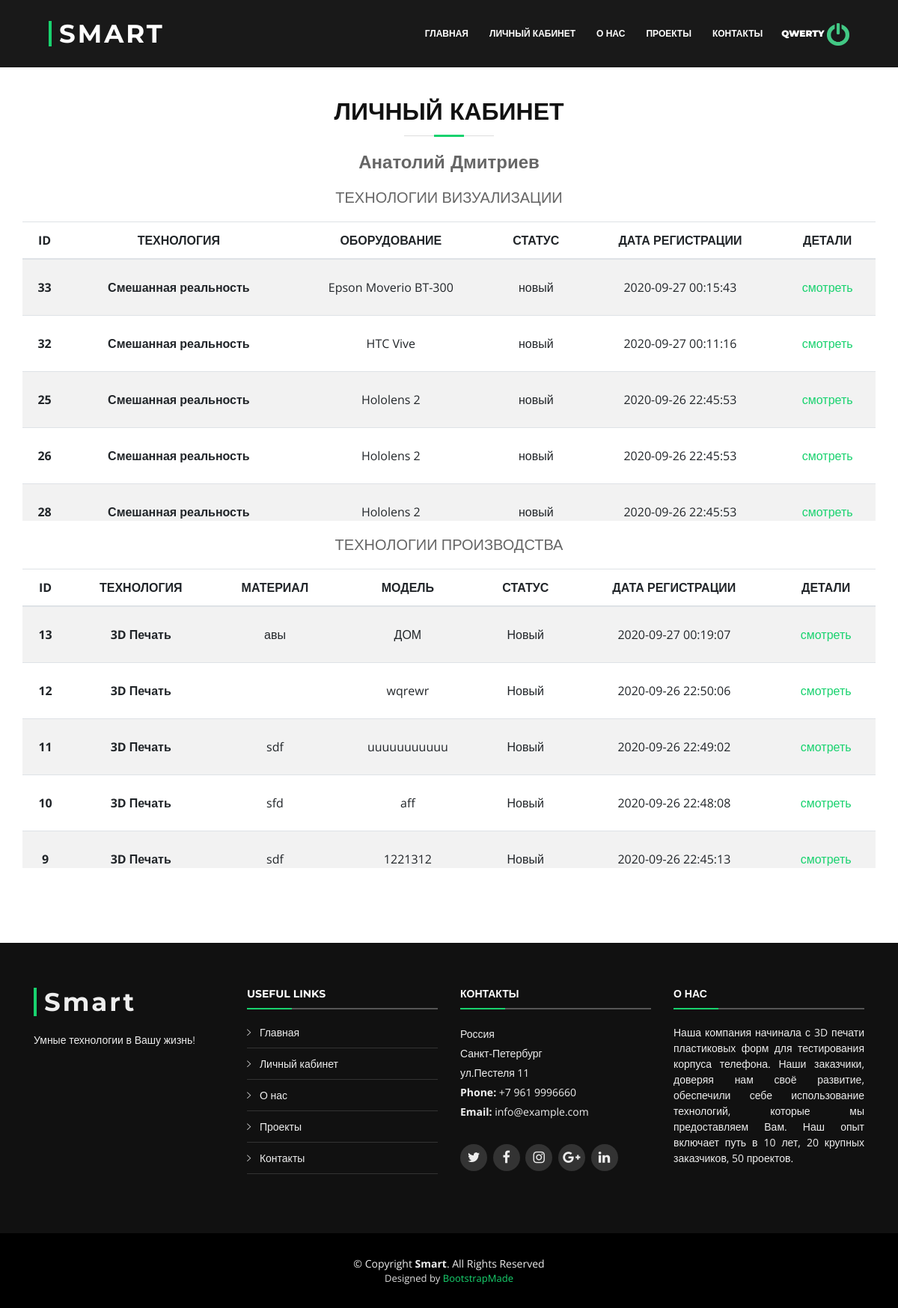
Page /personal.php (signed in) on the earlier database version.
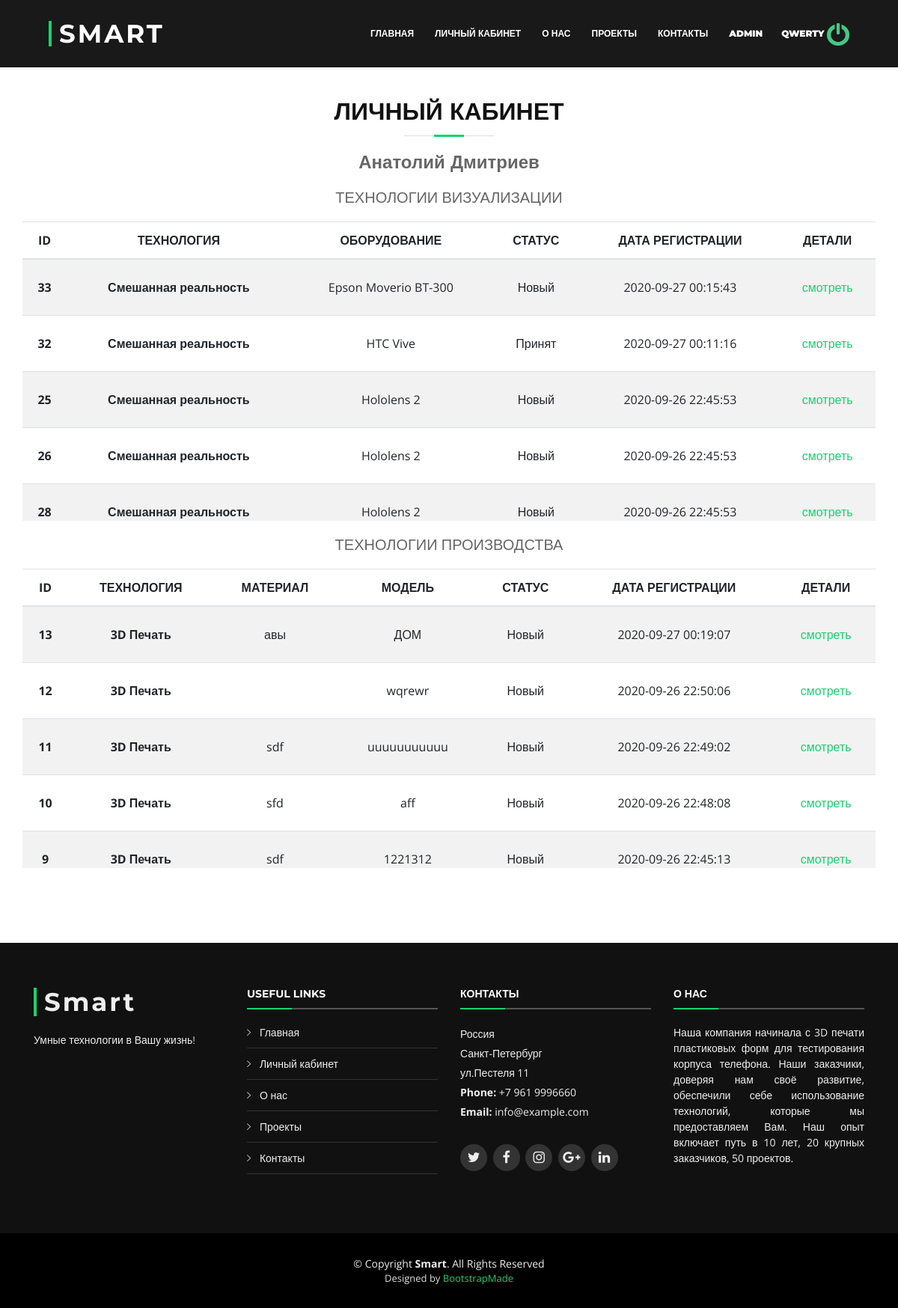
Same page on the later database version.
### tables this page shows
CREATE TABLE `users` (
  `id` int(11) NOT NULL,
  `login` varchar(255) NOT NULL,
  `phone` varchar(255) NOT NULL,
  `email` varchar(255) NOT NULL,
  `password` varchar(255) NOT NULL,
  `confirm_mail` varchar(255) NOT NULL,
  `verified` int(11) NOT NULL DEFAULT 0,
  `first_name` varchar(255) NOT NULL,
  `second_name` varchar(255) NOT NULL,
  `admin_param` varchar(255) NOT NULL
);

CREATE TABLE `orders_vr` (
  `id` int(11) NOT NULL,
  `user_id` int(11) NOT NULL,
  `equi` varchar(255) NOT NULL,
  `description` varchar(255) NOT NULL,
  `use_type` varchar(255) NOT NULL,
  `quantity` varchar(255) NOT NULL,
  `place` varchar(255) NOT NULL,
  `photo` varchar(255) NOT NULL DEFAULT '0',
  `balls` varchar(255) NOT NULL DEFAULT '0',
  `clothes` varchar(255) NOT NULL DEFAULT '0',
  `eat` varchar(255) NOT NULL DEFAULT '0',
  `quest` varchar(255) NOT NULL DEFAULT '0',
  `status` varchar(255) NOT NULL DEFAULT 'Новый',
  `category_id` int(11) NOT NULL,
  `data_create` datetime NOT NULL DEFAULT current_timestamp(),
  `address` text NOT NULL
);

CREATE TABLE `categories` (
  `id` int(11) NOT NULL,
  `title` varchar(255) NOT NULL,
  `category_id` int(11) NOT NULL
);

CREATE TABLE `orders_3d` (
  `id` int(11) NOT NULL,
  `user_id` int(11) NOT NULL,
  `service` varchar(255) NOT NULL,
  `create_at` datetime NOT NULL DEFAULT current_timestamp(),
  `address` longtext NOT NULL,
  `user_name` varchar(255) NOT NULL,
  `status` varchar(255) NOT NULL DEFAULT 'Новый',
  `model` varchar(255) NOT NULL,
  `description` text NOT NULL,
  `size_model` varchar(255) NOT NULL,
  `scale` varchar(255) NOT NULL,
  `accuracy` varchar(255) NOT NULL,
  `material` varchar(255) NOT NULL,
  `platform` varchar(255) NOT NULL,
  `packaging` varchar(255) NOT NULL,
  `file_modeles` varchar(255) NOT NULL,
  `file_document` varchar(255) NOT NULL,
  `category_id` int(11) NOT NULL
);

### personal.php (the view, shortened to what this page needs)
<?php
  include 'parts/header.php';
 ?>
<div id="block-main">
<header class="section-header">
            <h3 class="section-title">ЛИЧНЫЙ КАБИНЕТ</h3>
            <?php
              $sql = "SELECT * FROM `users` WHERE `id` = '" . $_COOKIE['polzovatel_id'] . "' ";
                $result = $conn->query($sql);
                $row = mysqli_fetch_assoc($result);
                ?><h4 class="h4"><?php echo $row['first_name']; echo " "; echo $row['second_name']; ?> </h4>
</header>
<h5>ТЕХНОЛОГИИ ВИЗУАЛИЗАЦИИ</h5>
<div class="block-table">
      <div class="table-wrapper-scroll-y my-custom-scrollbar">
        <table class="table table-striped">
          <thead>
            <tr>
              <th class="text-center" scope="col">ID</th>
              <th class="text-center" scope="col">ТЕХНОЛОГИЯ</th>
              <th class="text-center" scope="col">ОБОРУДОВАНИЕ</th>
              <th class="text-center" scope="col">СТАТУС</th>
              <th class="text-center" scope="col">ДАТА РЕГИСТРАЦИИ</th>
              <th class="text-center" scope="col">ДЕТАЛИ</th>
            </tr>
          </thead>
          <tbody>
          <?php
          $sql = "SELECT * FROM `orders_vr` WHERE `user_id` = '" . $_COOKIE['polzovatel_id'] . "'ORDER BY `orders_vr`.`data_create` DESC";
          $result = $conn->query($sql);
          while ($row = mysqli_fetch_assoc($result)) {
            ?>
            <tr class="m-3 text-center" style="line-height:50px">
            <th >
              <?php echo $row['id'] ?>
              </th>
            <th >
              <?php
              $sql_ser_vr = "SELECT * FROM `categories` WHERE `category_id` = '" . $row['category_id'] . "' ";
              $result_ser_vr = $conn->query($sql_ser_vr);
              $row_ser_vr = mysqli_fetch_assoc($result_ser_vr);
              echo $row_ser_vr['title'];
              ?>
              </th>
              <td>
              <?php echo $row['equi'] ?>
              </td>
              <td><?php echo $row['status']?></td>
              <td><?php echo $row['data_create']?></td>
              <td><a href="/services/order-details-vr.php?id=<?php echo $row['id'] ?>">смотреть</a></td>
            </tr>
            <?php
                  }
                  ?>
          </tbody>
        </table>
      </div>
</div>
<h5>ТЕХНОЛОГИИ ПРОИЗВОДСТВА</h5>
    <div class="block-table">
          <div class="table-wrapper-scroll-y my-custom-scrollbar">
            <table class="table table-striped">
            <thead>
                <tr>
                  <th class="text-center" scope="col">ID</th>
                  <th class="text-center" scope="col">ТЕХНОЛОГИЯ</th>
                  <th class="text-center" scope="col">МАТЕРИАЛ</th>
                  <th class="text-center"  scope="col">МОДЕЛЬ</th>
                  <th class="text-center"  scope="col">СТАТУС</th>
                  <th class="text-center"  scope="col">ДАТА РЕГИСТРАЦИИ</th>
                  <th class="text-center"  scope="col">ДЕТАЛИ</th>
                </tr>
                </thead>
                <tbody>
                <?php
                $sql = "SELECT * FROM `orders_3D` WHERE `user_id` = '" . $_COOKIE['polzovatel_id'] . "' ORDER BY `orders_3d`.`create_at` DESC";
                $result = $conn->query($sql);
                while ($row = mysqli_fetch_assoc($result)) {
                ?>
                <tr class="m-3 text-center" style="line-height:50px">
                  <th class="text-center">
                  <?php echo $row['id'] ?>
                  </th>
                  <th >
                  <?php
                  $sql_ser_3d = "SELECT * FROM `categories` WHERE `category_id` = '" . $row['category_id'] . "' ";
                  $result_ser_3d = $conn->query($sql_ser_3d);
                  $row_ser_3d = mysqli_fetch_assoc($result_ser_3d);
                  echo $row_ser_3d['title'];
                  ?>
                  </th>
                  <td>
                  <?php echo $row['material'] ?>
                  </td>
                  <td>
                  <?php echo $row['model'] ?>
                  </td>
                  <td><?php echo $row['status']?></td>
                  <td><?php echo $row['create_at']?></td>
                  <td><a href="/services/order-details-3d.php?id=<?php echo $row['id'] ?>">смотреть</a></td>
                </tr>
                <?php
                      }
                      ?>
                </tbody>
            </table>
          </div>
    </div>
</div>
 <?php
  include 'parts/footer.php';
 ?>

### parts/header.php (shortened to what this page needs)
<!DOCTYPE html>
<html lang="en">
<head>
  <link href="../assets/vendor/bootstrap/css/bootstrap.min.css" rel="stylesheet">
  <link href="../assets/vendor/icofont/icofont.min.css" rel="stylesheet">
  <link href="../assets/vendor/font-awesome/css/font-awesome.min.css" rel="stylesheet">
  <link href="../assets/vendor/ionicons/css/ionicons.min.css" rel="stylesheet">
  <link href="../assets/vendor/animate.css/animate.min.css" rel="stylesheet">
  <link href="../assets/vendor/venobox/venobox.css" rel="stylesheet">
  <link href="../assets/vendor/owl.carousel/assets/owl.carousel.min.css" rel="stylesheet">
  <link href="../assets/vendor/aos/aos.css" rel="stylesheet">
  <link href="../assets/css/style.css" rel="stylesheet">
  <link href="../assets/css/new.css" rel="stylesheet">
</head>
<body>
  <?php
    include $_SERVER['DOCUMENT_ROOT'] ."/config/db.php";
   ?>
<!-- <?php
      if (isset($_COOKIE["polzovatel_id"])) {
        $link = ("/personal.php");
      } else {
        $link = ("/index.php");
        echo "<script>alert(\"Вы не авторизованы\");</script>";
        }
      ?> -->
  <header id="header" class="fixed-top header-transparent">
    <div class="container-fluid">
      <div class="row justify-content-center">
        <div class="col-xl-11 d-flex align-items-center">
          <h1 class="logo mr-auto"><a href="/index.php">SMART</a></h1>
          <nav class="nav-menu d-none d-lg-block">
            <ul>
              <li class="<?php if($page == "home"){ echo 'active';} ?>"><a  href="/#intro">Главная</a></li>
              <li class="<?php if($page == "personal"){ echo 'active';} ?>"><a
              <?php
                if (isset($_COOKIE["polzovatel_id"])) {
                  $link = ("/personal.php");
                } else {
                  $link = ("/login.php");
                  }
                ?>
              href="<?php echo $link ?>">Личный кабинет</a></li>
              <li><a href="/#about">О нас</a></li>
              <li><a href="/#portfolio">Проекты</a></li>
              <li><a href="/#team">Контакты</a></li>
              <?php
                  if (isset($_COOKIE["polzovatel_id"])) {
                        $sql = "SELECT * FROM `users` WHERE `id` = " . $_COOKIE["polzovatel_id"] . " AND `admin_param` = 'Admin'";
                        $result = $conn->query($sql);
                        $polzovatel_admin = mysqli_fetch_assoc($result);
                        if($polzovatel_admin) {
                          ?>
                              <li><a href="/admin/modules/services.php"><strong>Admin</strong></a></li>
                          <?php
                        }
                  }
                  if (isset($_COOKIE["polzovatel_id"])) {
                        $sql = "SELECT * FROM users WHERE id=" . $_COOKIE["polzovatel_id"];
                        $result = $conn->query($sql);
                        $polzovatel = mysqli_fetch_assoc($result);
                          ?>
                              <a class="login" href="exit.php?exit=<?php echo $_COOKIE["polzovatel_id"] ?>" class="ml-3" name="exit"><strong><?php echo $polzovatel["login"]; ?> <img style="width: 30px; height: 30px " src="/assets/img/exit.png"></strong></a>
                          <?php
                  }else {
                    ?>
                      <a class="logout" href="/login.php" class="btn btn-outline-success ml-2">ВОЙТИ <span></span> </a>
                    <?php
                  }
                  ?>
            </ul>
          </nav>
        </div>
      </div>
    </div>
  </header>

### parts/footer.php (shortened to what this page needs)
  <footer id="footer">
    <div class="footer-top">
      <div class="container">
        <div class="row">
          <div class="col-lg-3 col-md-6 footer-info">
            <h3>Smart</h3>
            <p>Умные технологии в Вашу жизнь!</p>
          </div>
          <div class="col-lg-3 col-md-6 footer-links">
            <h4>Useful Links</h4>
            <ul>
              <li><i class="ion-ios-arrow-right"></i> <a href="/#intro">Главная</a></li>
              <li><i class="ion-ios-arrow-right"></i> <a href="<?php echo $link ?>">Личный кабинет</a></li>
              <li><i class="ion-ios-arrow-right"></i> <a href="/#about">О нас</a></li>
              <li><i class="ion-ios-arrow-right"></i> <a href="/#portfolio">Проекты</a></li>
              <li><i class="ion-ios-arrow-right"></i> <a href="/#team">Контакты</a></li>
            </ul>
          </div>
          <div class="col-lg-3 col-md-6 footer-contact">
            <h4>Контакты</h4>
            <p>
              Россия <br>
              Санкт-Петербург<br>
              ул.Пестеля 11<br>
              <strong>Phone:</strong> +7 961 9996660<br>
              <strong>Email:</strong> info@example.com<br>
            </p>
            <div class="social-links">
              <a href="#" class="twitter"><i class="fa fa-twitter"></i></a>
              <a href="#" class="facebook"><i class="fa fa-facebook"></i></a>
              <a href="#" class="instagram"><i class="fa fa-instagram"></i></a>
              <a href="#" class="google-plus"><i class="fa fa-google-plus"></i></a>
              <a href="#" class="linkedin"><i class="fa fa-linkedin"></i></a>
            </div>
          </div>
          <div class="col-lg-3 col-md-6 footer-newsletter">
            <h4>О нас</h4>
            <p class="text-justify">Наша компания начинала с 3D печати пластиковых форм для тестирования корпуса телефона. Наши заказчики, доверяя нам своё развитие, обеспечили себе использование технологий, которые мы предоставляем Вам. Наш опыт включает путь в 10 лет, 20 крупных заказчиков, 50 проектов.</p>
          </div>
        </div>
      </div>
    </div>
    <div class="container">
      <div class="copyright">
        &copy; Copyright <strong>Smart</strong>. All Rights Reserved
      </div>
      <div class="credits">
        Designed by <a href="https://bootstrapmade.com/">BootstrapMade</a>
      </div>
    </div>
  </footer>
</body>
</html>

### assets/css/style.css (style rules this page uses)
#header .login { margin-top: 5px; margin-left: 25px; }
body { background: #fff; color: #666666; font-family: "Open Sans", sans-serif; }
a { color: #18d26e; transition: 0.5s; }
p { padding: 0; margin: 0 0 30px 0; }
h1, h2, h3, h4, h5, h6 { font-family: "Montserrat", sans-serif; font-weight: 400; margin: 0 0 20px 0; padding: 0; }
#header { transition: all 0.5s; z-index: 997; padding: 26px 0; background: rgba(0, 0, 0, 0.9); }
#header .logo { font-size: 34px; margin: 0; padding: 0; line-height: 1; font-family: "Montserrat", sans-serif; font-weight: 700; letter-spacing: 3px; padding-left: 10px; border-left: 4px solid #18d26e; }
#header .logo a { color: #fff; }
.nav-menu ul { margin: 0; padding: 0; list-style: none; }
.nav-menu > ul { display: flex; }
.nav-menu > ul > li { position: relative; white-space: nowrap; padding: 10px 0 10px 28px; }
.nav-menu a { display: block; position: relative; color: #fff; transition: 0.3s; font-size: 12px; font-family: "Montserrat", sans-serif; text-transform: uppercase; font-weight: 600; }
.mobile-nav { position: fixed; top: 55px; right: 15px; bottom: 15px; left: 15px; z-index: 9999; overflow-y: auto; background: #fff; transition: ease-in-out 0.2s; opacity: 0; visibility: hidden; border-radius: 10px; padding: 10px 0; }
.mobile-nav * { margin: 0; padding: 0; list-style: none; }
.mobile-nav a { display: block; position: relative; color: #333333; padding: 10px 20px; font-weight: 500; outline: none; }
.section-header h3 { font-size: 32px; color: #111; text-transform: uppercase; text-align: center; font-weight: 700; position: relative; padding-bottom: 15px; }
.section-header h3::before { content: ''; position: absolute; display: block; width: 120px; height: 1px; background: #ddd; bottom: 1px; left: calc(50% - 60px); }
.section-header h3::after { content: ''; position: absolute; display: block; width: 40px; height: 3px; background: #18d26e; bottom: 0; left: calc(50% - 20px); }
#footer { background: #000; padding: 0 0 30px 0; color: #eee; font-size: 14px; }
#footer .footer-top { background: #111; padding: 60px 0 30px 0; }
#footer .footer-top .footer-info { margin-bottom: 30px; }
#footer .footer-top .footer-info h3 { font-size: 34px; margin: 0 0 20px 0; padding: 2px 0 2px 10px; line-height: 1; font-family: "Montserrat", sans-serif; font-weight: 700; letter-spacing: 3px; border-left: 4px solid #18d26e; }
#footer .footer-top .footer-info p { font-size: 14px; line-height: 24px; margin-bottom: 0; font-family: "Montserrat", sans-serif; color: #eee; }
#footer .footer-top .social-links a { font-size: 18px; display: inline-block; background: #333; color: #eee; line-height: 1; padding: 8px 0; margin-right: 4px; border-radius: 50%; text-align: center; width: 36px; height: 36px; transition: 0.3s; }
#footer .footer-top h4 { font-size: 14px; font-weight: bold; color: #fff; text-transform: uppercase; position: relative; padding-bottom: 12px; }
#footer .footer-top h4::before, #footer .footer-top h4::after { content: ''; position: absolute; left: 0; bottom: 0; height: 2px; }
#footer .footer-top h4::before { right: 0; background: #555; }
#footer .footer-top h4::after { background: #18d26e; width: 60px; }
#footer .footer-top .footer-links { margin-bottom: 30px; }
#footer .footer-top .footer-links ul { list-style: none; padding: 0; margin: 0; }
#footer .footer-top .footer-links ul i { padding-right: 8px; color: #ddd; }
#footer .footer-top .footer-links ul li { border-bottom: 1px solid #333; padding: 10px 0; }
#footer .footer-top .footer-links ul li:first-child { padding-top: 0; }
#footer .footer-top .footer-links ul a { color: #eee; }
#footer .footer-top .footer-contact { margin-bottom: 30px; }
#footer .footer-top .footer-contact p { line-height: 26px; }
#footer .footer-top .footer-newsletter { margin-bottom: 30px; }
#footer .copyright { text-align: center; padding-top: 30px; }
#footer .credits { text-align: center; font-size: 13px; color: #ddd; }

### assets/css/new.css (style rules this page uses)
.my-custom-scrollbar { position: relative; height: 400px; overflow: auto; }
.table-wrapper-scroll-y { display: block; }
#block-main { position: relative; width: 1140px; height: 1000px; margin: 130px auto }
#block-main .h4 { font-weight: 900; text-align: center; }
#block-main h5 { text-align: center; margin-top: 20px; }

Differences in the rows shown:
changed orders_vr "Epson Moverio BT-300": status "новый" → "Новый"
changed orders_vr "HTC Vive": status "новый" → "Принят"
changed orders_vr id 25: status "новый" → "Новый"
changed orders_vr id 26: status "новый" → "Новый"
changed orders_vr id 28: status "новый" → "Новый"
Other differences:
text now shown: "ADMIN"
